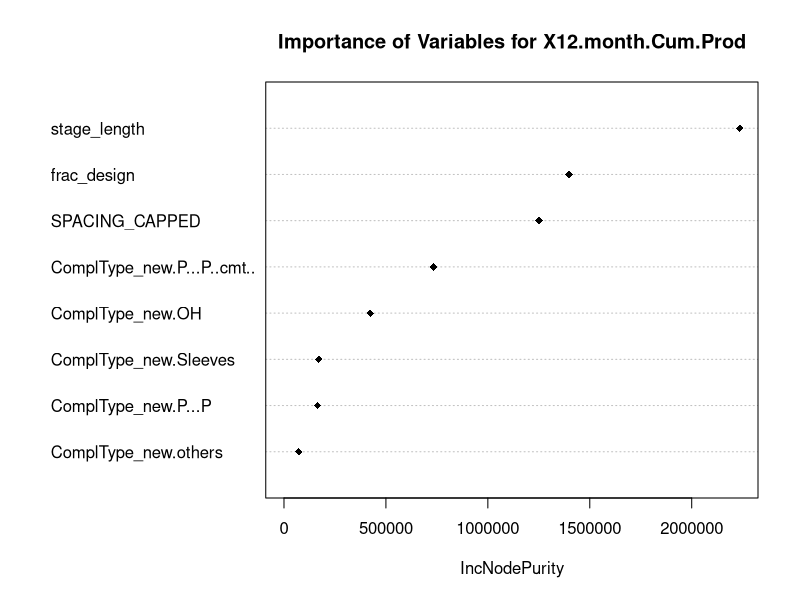
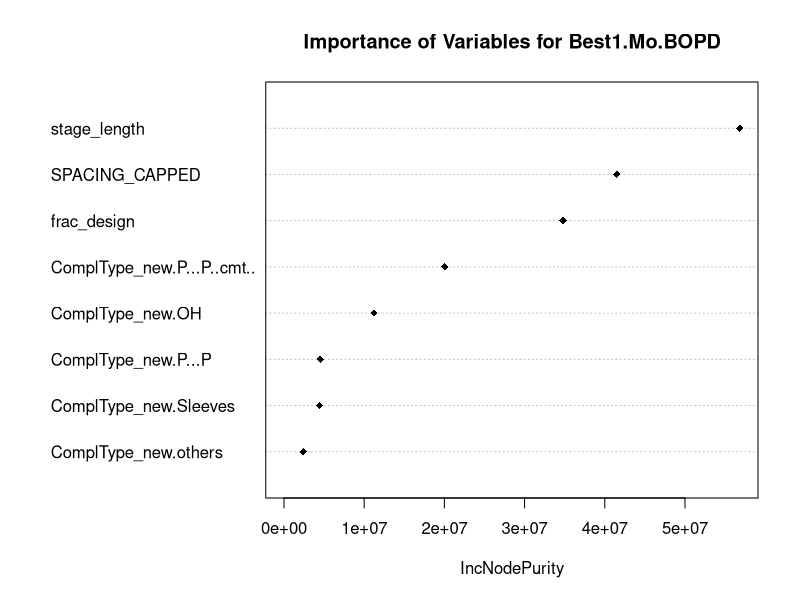
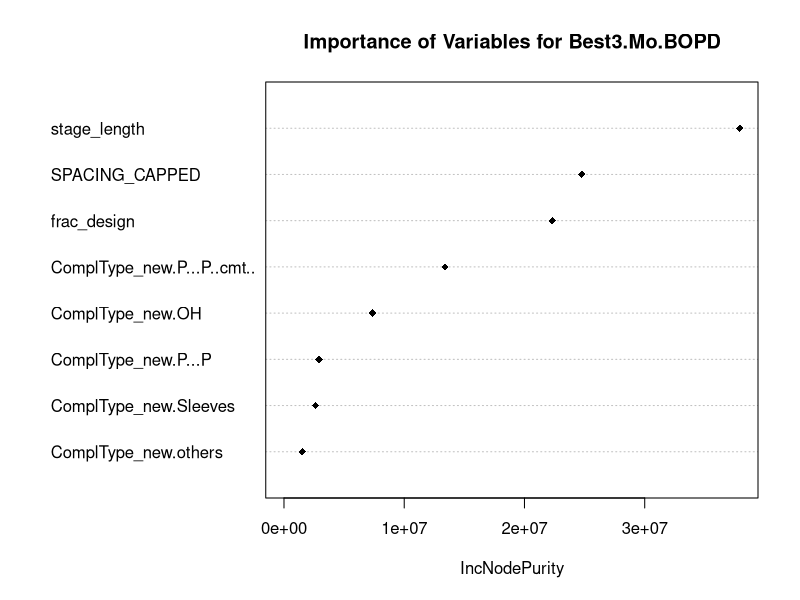
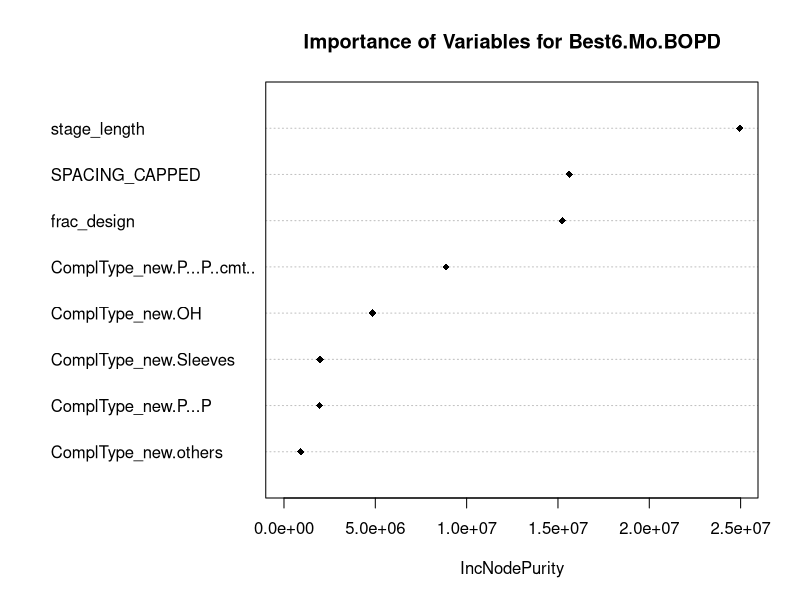
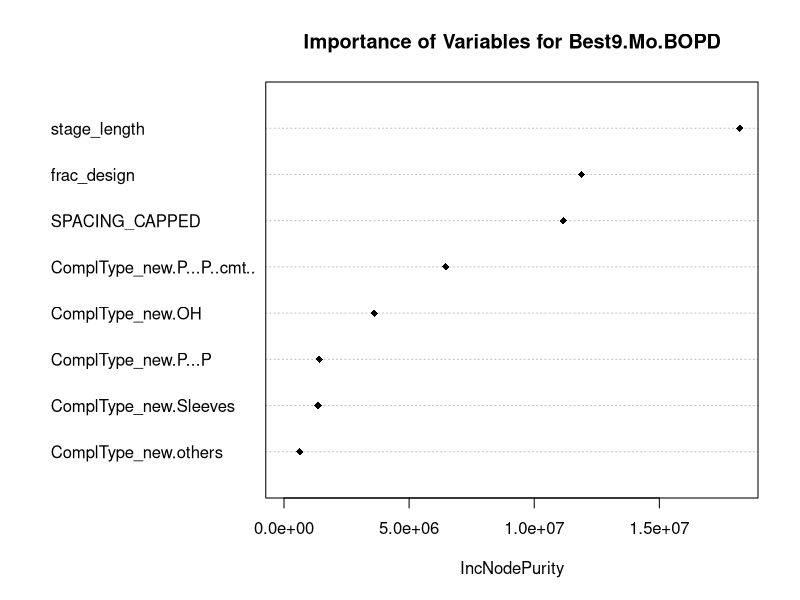
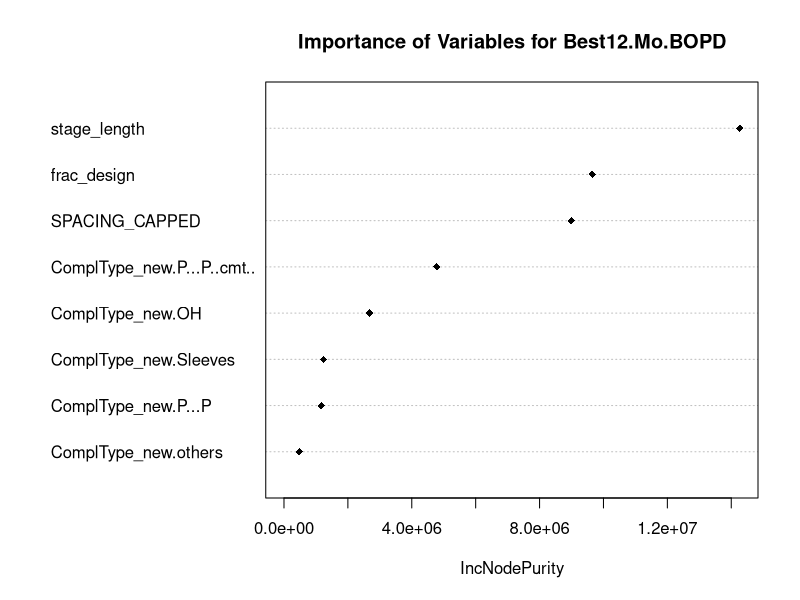
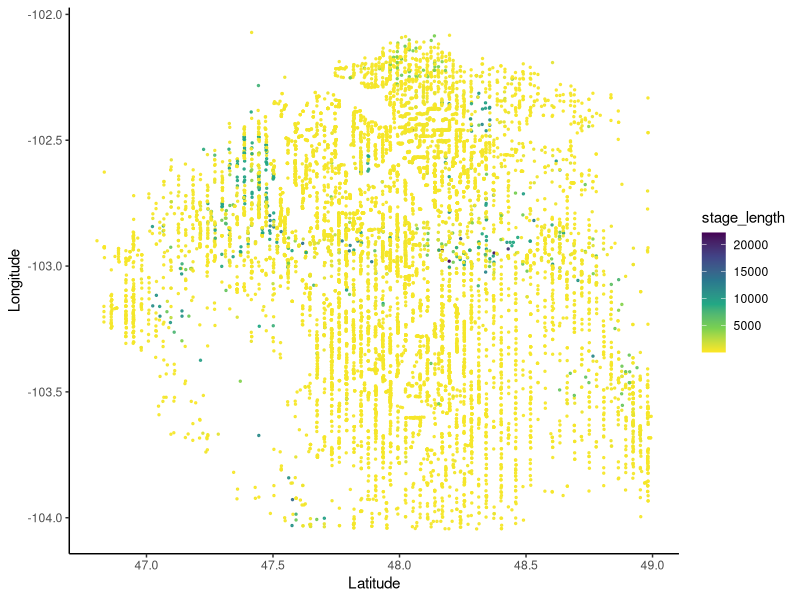
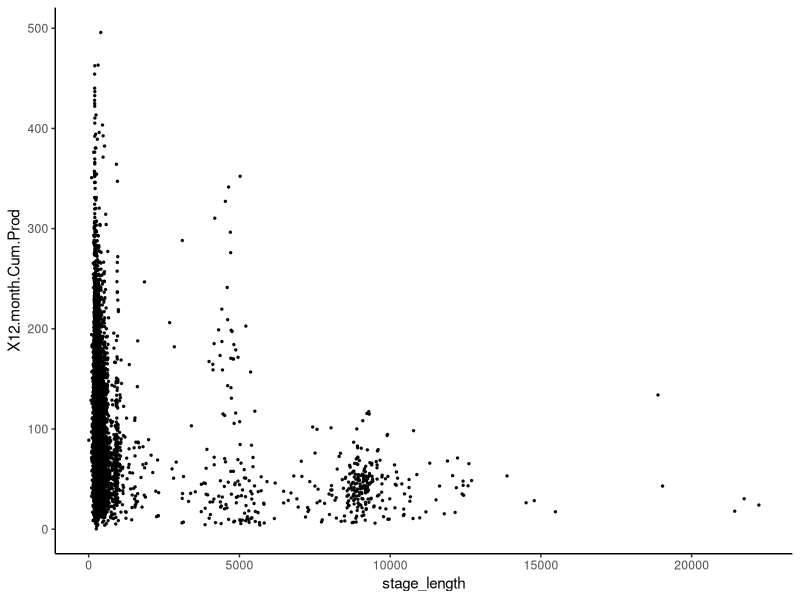

R code for these plots, in order:
# load library
library(dplyr)
library(ggplot2)
library(randomForest)
library(caret)


# load data
conocoPhillips = read.csv("conocoPh.csv")


# select features
conoco = conocoPhillips %>%
    dplyr::select(frac_design,
                  stage_length,
                  ComplType_new,
                  SPACING_CAPPED,
                  X12.month.Cum.Prod,
                  Best1.Mo.BOPD,
                  Best3.Mo.BOPD,
                  Best6.Mo.BOPD,
                  Best9.Mo.BOPD,
                  Best12.Mo.BOPD) %>%
    filter(ComplType_new != "No Data",
           is.finite(frac_design)) %>%
    mutate_if(is.character, as.factor)




# define one-hot encoding function
dummy <- dummyVars(" ~ .", data = conoco)

#perform one-hot encoding on data frame
dummy_conoco <- data.frame(predict(dummy, newdata = conoco))


rf = function(y){
    df = dummy_conoco %>%
        rename("y" = y)
    
    set.seed(489)
    # Random Forest
    # Create the forest.
    output.forest <- randomForest(y ~  
                                      frac_design +
                                      stage_length +
                                      SPACING_CAPPED +
                                      ComplType_new.OH +
                                      ComplType_new.others +
                                      ComplType_new.P...P + 
                                      ComplType_new.P...P..cmt.. + 
                                      ComplType_new.Sleeves + 
                                      SPACING_CAPPED, 
                                  data = df,
                                  na.action = na.omit)
    
    # View the forest results.
    #print(output.forest) 
    
    # Importance of each predictor.
    pdf(file=paste("IV_" ,y , ".pdf"))
    varImpPlot(output.forest, pch = 18,
               main = paste("Importance of Variables for" , y))
    dev.off()

}

response = c("X12.month.Cum.Prod",
             "Best1.Mo.BOPD",
             "Best3.Mo.BOPD",
             "Best6.Mo.BOPD",
             "Best9.Mo.BOPD",
             "Best12.Mo.BOPD")
for(i in 1:length(response)){
    rf(response[i])
}
dev.off()
names(conocoPhillips)
ggplot(data = na.omit(conocoPhillips),
       aes(x=Latitude,
           y=Longitude,
           color=stage_length)) +
    geom_point(alpha=.9, size=.5)+
    scale_color_viridis_c(direction = -1)+
    theme_classic()

ggplot(data = na.omit(conocoPhillips),
       aes(x=stage_length,
           y=X12.month.Cum.Prod)) +
    geom_point(alpha=.9, size=.5)+
    scale_color_viridis_c(direction = -1)+
    theme_classic()
